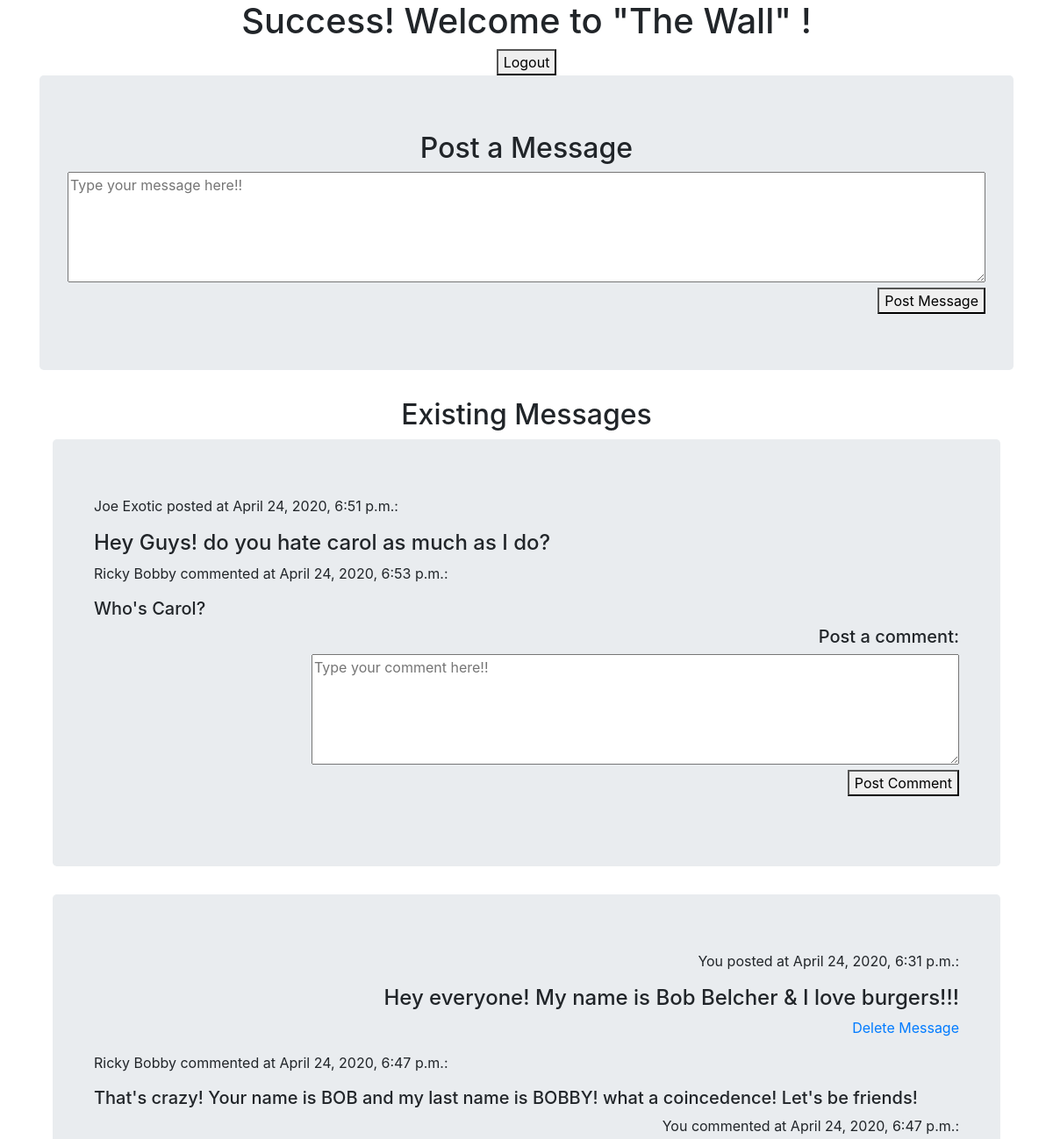
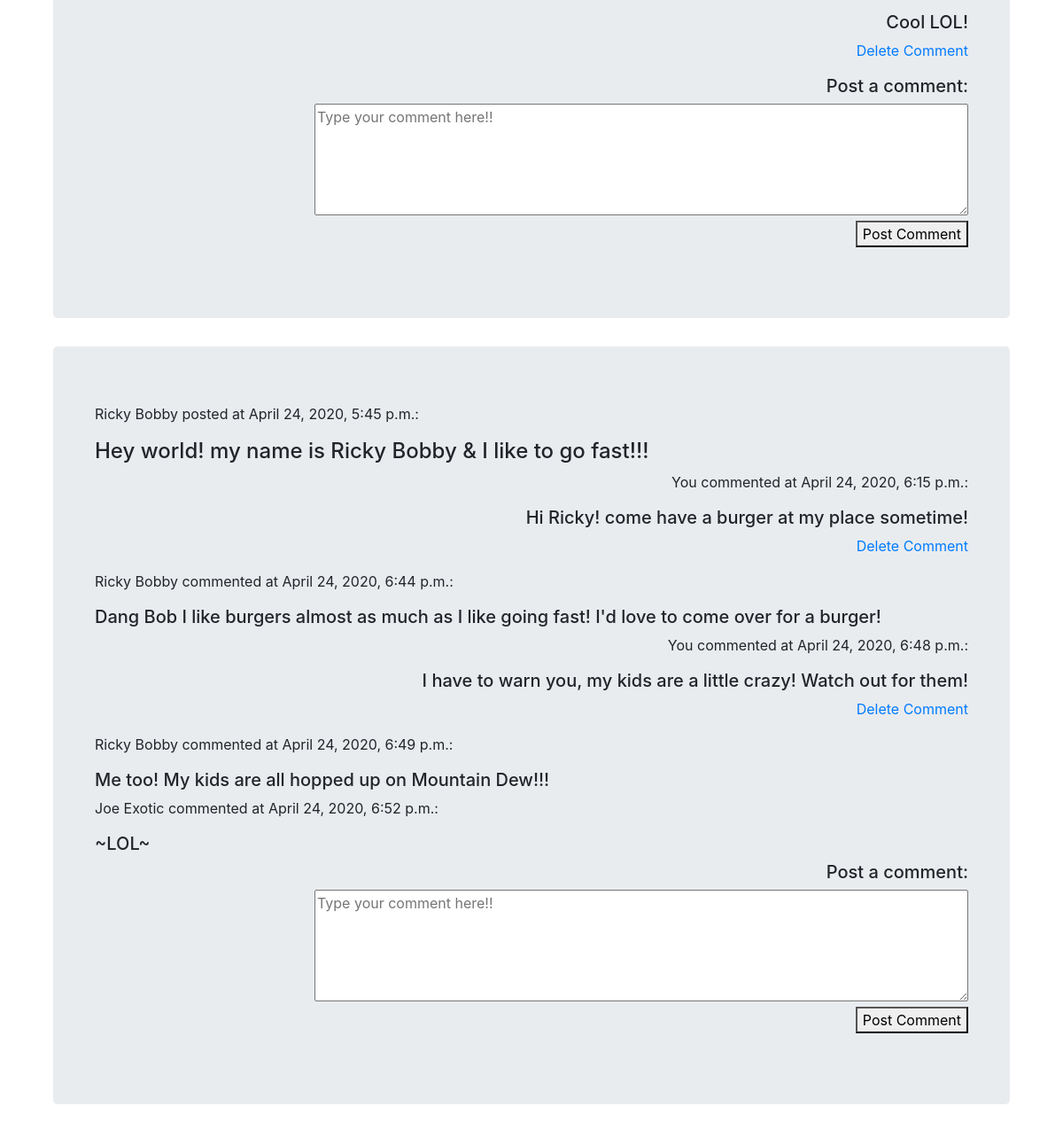
Page /success (signed in) on the committed database (2 pictures, top to bottom).
### theWallApp/models.py (models this page shows)
class Message(models.Model):
    message = models.TextField()
    user = models.ForeignKey(User, related_name="messages", on_delete = models.CASCADE)
    created_at = models.DateTimeField(auto_now_add=True)
    updated_at = models.DateTimeField(auto_now=True)

class User(models.Model):
    first_name = models.CharField(max_length=255)
    last_name = models.CharField(max_length=255)
    email = models.CharField(max_length=255)
    password = models.CharField(max_length=255, null = True)
    created_at = models.DateTimeField(auto_now_add=True)
    updated_at = models.DateTimeField(auto_now=True)
    objects = userManager()

class Comment(models.Model):
    comment = models.TextField()
    user = models.ForeignKey(User, related_name="users", on_delete = models.CASCADE)
    message = models.ForeignKey(Message, related_name="comments", on_delete = models.CASCADE)
    created_at = models.DateTimeField(auto_now_add=True)
    updated_at = models.DateTimeField(auto_now=True)

### theWallApp/views.py (the view)
# urls.py: path('success', views.success),
def success(request):
    if 'userID' in request.session:
        context = {
            'name' : User.objects.get(id=request.session['userID']).first_name,
            'messages' : Message.objects.all().order_by('-created_at')
        }
        return render(request, 'wall.html', context)
    return redirect ('/')

### theWallApp/templates/wall.html (shortened to what this page needs)
<!DOCTYPE html>
<html lang="en">
<head>
    <link rel="stylesheet" href="https://stackpath.bootstrapcdn.com/bootstrap/4.3.1/css/bootstrap.min.css">
</head>
<body>
    <div class="container">
        <div class="text-center">
            <h1>Success! Welcome to "The Wall" {{request.session.name}}!</h1>
            <form action="/logout" method="POST">
                <button type="submit">Logout</button>
            </form>
        </div>
        <div class="jumbotron">
            <h2 class="text-center">Post a Message</h2>
            <form class="text-right" action="/message" method="POST">
                <textarea name="message" id="" cols="100" rows="5" placeholder="Type your message here!!"></textarea>
                <button type="submit">Post Message</button>
            </form>
        </div>
        <div class="container">
            <h2 class="text-center">Existing Messages</h2>
            {% for message in messages %}
                <div class="container jumbotron">
                    {% if message.user.id == request.session.userID %}
                        <div class="container text-right text-wrap">
                            <p>You posted at {{message.created_at}}:</p>
                            <h4>{{message.message}}</h4>
                            <p><a href="/deleteMessage/{{message.id}}">Delete Message</a></p>
                        </div>
                    {% else %}
                        <div class="container">
                            <p>{{ message.user.first_name }} {{ message.user.last_name}} posted at {{message.created_at}}:</p>
                            <h4>{{message.message}}</h4>
                        </div>
                    {% endif %}
                    {% for comment in message.comments.all %}
                            {% if comment.user.id == request.session.userID %}
                                <div class="container text-right">
                                    <p>You commented at {{comment.created_at}}:</p>
                                    <h5>{{comment.comment}}</h5>
                                    <p><a href="deleteComment/{{comment.id}}">Delete Comment</a></p>
                                </div>
                            {% else %}
                                <div class="container">
                                    <p>{{ comment.user.first_name }} {{ comment.user.last_name}} commented at {{comment.created_at}}:</p>
                                    <h5>{{comment.comment}}</h5>
                                </div>
                            {% endif %}
                    {% endfor %}
                    <div class="container text-right">
                        <h5>Post a comment:</h5>
                        <form action="/comment" method="POST">
                            <textarea name="comment" id="" cols="70" rows="5"placeholder="Type your comment here!!"></textarea>
                            <p><button type="submit">Post Comment</button></p>
                        </form>
                    </div>
                </div>
            {% endfor %}
        </div>
    </div>
</body>
</html>

### rows in the picture
Message: user.first_name "Joe", user.last_name "Exotic", created_at "April 24, 2020, 6:51 p.m.", message "Hey Guys! do you hate carol as much as I do?"
Comment: user.first_name "Ricky", user.last_name "Bobby", created_at "April 24, 2020, 6:53 p.m.", comment "Who's Carol?"
Message: created_at "April 24, 2020, 6:31 p.m.", message "Hey everyone! My name is Bob Belcher & I love burgers!!!"
Comment: user.first_name "Ricky", user.last_name "Bobby", created_at "April 24, 2020, 6:47 p.m.", comment "That's crazy! Your name is BOB and my last name is BOBBY! what a coincedence! Let's be friends!"
Comment: created_at "April 24, 2020, 6:47 p.m.", comment "Cool LOL!"
Message: user.first_name "Ricky", user.last_name "Bobby", created_at "April 24, 2020, 5:45 p.m.", message "Hey world! my name is Ricky Bobby & I like to go fast!!!"
Comment: created_at "April 24, 2020, 6:15 p.m.", comment "Hi Ricky! come have a burger at my place sometime!"
Comment: user.first_name "Ricky", user.last_name "Bobby", created_at "April 24, 2020, 6:44 p.m.", comment "Dang Bob I like burgers almost as much as I like going fast! I'd love to come over for a burger!"
Comment: created_at "April 24, 2020, 6:48 p.m.", comment "I have to warn you, my kids are a little crazy! Watch out for them!"
Comment: user.first_name "Ricky", user.last_name "Bobby", created_at "April 24, 2020, 6:49 p.m.", comment "Me too! My kids are all hopped up on Mountain Dew!!!"
Comment: user.first_name "Joe", user.last_name "Exotic", created_at "April 24, 2020, 6:52 p.m.", comment "~LOL~"
